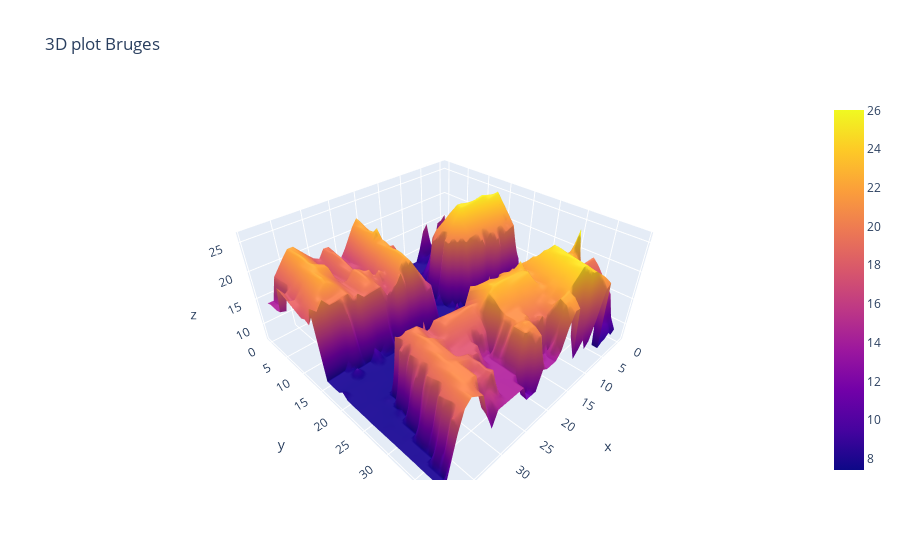

Source (notebook cell):
### Code cell
### from bounds technique -> Bruges
## https://epsg.io/map#srs=31370&x=70190.92&y=212195.57&z=11&layer=streets => coordinates of Bruges
x = 70151.53
y = 211680.21
left = x - 20.0
bottom = y - 20.0
right = x + 20.0
top = y + 20.0

#from_bounds -> works with coordinates in espg31370
brugge = dataset.read(1, window=from_bounds(left, bottom, right, top, dataset.transform))
rio.plot.show(brugge, cmap = 'terrain')
brugge_df = pd.DataFrame(data=brugge)
display(brugge_df.head())
display(brugge_df.shape)

#first try to plot 3D data with plotly
fig = go.Figure(data=[go.Surface(z=brugge_df.values)])
fig.update_layout(title='3D plot Bruges', autosize=True)
fig.show()
print(type(fig))

### Figure 1 — Plotly figure (JSON) as saved in the notebook; plotly's stock layout.template omitted (floating-point values rounded to 4 significant figures; data arrays with more than 128 entries replaced by an {"elided": "..."} marker saying what was removed)
{"data": [{"type": "surface", "z": {"elided": "40x40 float values"}}], "layout": {"autosize": true, "title": {"text": "3D plot Bruges"}}}
